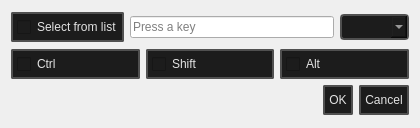
<?xml version="1.0" encoding="UTF-8"?>
<ui version="4.0">
 <class>Dialog</class>
 <widget class="QDialog" name="Dialog">
  <property name="geometry">
   <rect>
    <x>0</x>
    <y>0</y>
    <width>420</width>
    <height>128</height>
   </rect>
  </property>
  <property name="minimumSize">
   <size>
    <width>420</width>
    <height>128</height>
   </size>
  </property>
  <property name="maximumSize">
   <size>
    <width>420</width>
    <height>128</height>
   </size>
  </property>
  <property name="windowTitle">
   <string>Change keybinding</string>
  </property>
  <property name="windowIcon">
   <iconset resource="../resources.qrc">
    <normaloff>:/icons/keyboard.png</normaloff>:/icons/keyboard.png</iconset>
  </property>
  <layout class="QVBoxLayout" name="verticalLayout">
   <item>
    <widget class="QFrame" name="frame">
     <property name="maximumSize">
      <size>
       <width>16777215</width>
       <height>32</height>
      </size>
     </property>
     <property name="frameShape">
      <enum>QFrame::NoFrame</enum>
     </property>
     <property name="frameShadow">
      <enum>QFrame::Raised</enum>
     </property>
     <layout class="QHBoxLayout" name="horizontalLayout_2">
      <property name="leftMargin">
       <number>0</number>
      </property>
      <property name="topMargin">
       <number>0</number>
      </property>
      <property name="rightMargin">
       <number>0</number>
      </property>
      <property name="bottomMargin">
       <number>0</number>
      </property>
      <item>
       <widget class="QCheckBox" name="select_from_list">
        <property name="sizePolicy">
         <sizepolicy hsizetype="Fixed" vsizetype="Fixed">
          <horstretch>0</horstretch>
          <verstretch>0</verstretch>
         </sizepolicy>
        </property>
        <property name="styleSheet">
         <string notr="true">
    /* QPushButton default and hover styles */
    QCheckBox {

        font: 580 9pt &quot;Segoe UI&quot;;
	

        border: 2px solid black;
        border-radius: 2px;
        border-color: rgba(80, 80, 80, 255);
        height:22px;
        padding-top: 2px;
        padding-bottom:2px;
        padding-left: 4px;
        padding-right: 4px;
        color: #E3E3E3;
        background-color: #1C1C1C;
    }
    QCheckBox:hover {
        background-color: #414956;
        color: white;
    }
    QCheckBox:pressed {

    }</string>
        </property>
        <property name="text">
         <string>Select from list</string>
        </property>
       </widget>
      </item>
      <item>
       <widget class="QLineEdit" name="key_line">
        <property name="readOnly">
         <bool>true</bool>
        </property>
        <property name="placeholderText">
         <string>Press a key</string>
        </property>
       </widget>
      </item>
      <item>
       <widget class="QComboBox" name="list">
        <property name="styleSheet">
         <string notr="true">QMenu {
background-color: red;
 }

QMenu::item {
    padding: 5px 10px;
    font: 580 8pt &quot;Segoe UI&quot;;
    border: 2px solid black;
    border-radius: 4px;
    border-color: rgba(80, 80, 80, 255);
    color: #E3E3E3;
}
QMenu::item:selected {
    background-color: #414956;
    color: white;
}
QWidget {
    background-color: #151515;
    outline: none;
}

QWidget:item:checked {
    background-color: #151515;
    color: white;
}

QWidget:item:selected {
    background-color: #414956;
    color: white;
    border: 0px;
}



QMenu {
    background-color: #1d1d1f;
    color: #FFFFFF;
    border: 1px solid #555555;
    /* padding-top: 5px; */
    /* padding-bottom: 5px; */
    border: 2px solid black;
    border-radius: 4px;
    border-color: rgba(80, 80, 80, 255);
}

QMenu::item {
    font: 580 8pt &quot;Segoe UI&quot;;
    border-top: 2px solid black;
    border: 0px;
    border-radius: 4px;
    border-color: rgba(80, 80, 80, 255);
    padding-left: 12px;
    padding-right: 12px;
    color: #E3E3E3;
}

QMenu::item:selected {
    background-color: #666666;
    color: #FFFFFF;
}

QMenu::separator {
    height: 1px;
    background: #AAAAAA;
    margin: 5px 0;
}

QMenu::indicator {
    width: 13px;
    height: 13px;
}

QMenu::indicator:checked {
    image: url(:/images/checkmark.png);
}

QMenu::indicator:unchecked {
    image: url(:/images/empty.png);
}


QComboBox {
    font: 580 8pt &quot;Segoe UI&quot;;
    border: 2px solid black;
    border-radius: 4px;
    border-color: rgba(80, 80, 80, 255);
    height: 12px;
    padding-top: 5px;
    padding-bottom: 5px;
    color: #E3E3E3;
    background-color: #1C1C1C;
    padding-left: 5px;
}

QComboBox:hover {
    background-color: #414956;
    color: white;
}

QComboBox:pressed {
    background-color: #2E2F30;
    color: white;
}

QComboBox:item {
    font: 580 8pt &quot;Segoe UI&quot;;
    color: #E3E3E3;
    padding-left: 5px;
    background-color: #1C1C1C;
    border-style: none;
}

QComboBox::drop-down {
    color: #E3E3E3;
    padding: 2px;
    background: url(://icons/arrow_drop_down_16dp.svg) no-repeat center;
    border-bottom: 0px solid black;
    border-top: 0px solid black;
    border-right: 0px;
    border-left: 2px solid;
    margin-left: 5px;
    padding: 5px;
    width: 7px;
    border-color: rgba(80, 80, 80, 255);
    background-color: #1C1C1C;
}


QComboBox QAbstractItemView {
    border: 2px solid gray;
    border-color: rgba(80, 80, 80, 255);
    selection-background-color: #414956;
    background-color: #1C1C1C;
}


QComboBox QAbstractItemView::item {
    height: 16px; /* Set the height of each item */
    padding: 4px; /* Add padding to each item */
    padding-left: 5px;
    padding-right: 5px;
    color: #ff8a8a8a;
    border-style: none;
    border-bottom: 0.5px solid black;
    border-color: rgba(255, 255, 255, 10);
}


QComboBox QAbstractItemView::item:selected {
    height: 16px; /* Set the height of each item */
    padding: 4px; /* Add padding to each item */
    padding-left: 5px;
    padding-right: 5px;
    background-color: #414956;
    color: white;
    border: none; /* Remove border */
    outline: none; /* Remove outline */
}</string>
        </property>
       </widget>
      </item>
     </layout>
    </widget>
   </item>
   <item>
    <layout class="QHBoxLayout" name="horizontalLayout">
     <item>
      <widget class="QCheckBox" name="ctrl">
       <property name="styleSheet">
        <string notr="true">
    /* QPushButton default and hover styles */
    QCheckBox {

        font: 580 9pt &quot;Segoe UI&quot;;
	

        border: 2px solid black;
        border-radius: 2px;
        border-color: rgba(80, 80, 80, 255);
        height:22px;
        padding-top: 2px;
        padding-bottom:2px;
        padding-left: 4px;
        padding-right: 4px;
        color: #E3E3E3;
        background-color: #1C1C1C;
    }
    QCheckBox:hover {
        background-color: #414956;
        color: white;
    }
    QCheckBox:pressed {

    }</string>
       </property>
       <property name="text">
        <string>Ctrl</string>
       </property>
      </widget>
     </item>
     <item>
      <widget class="QCheckBox" name="shift">
       <property name="styleSheet">
        <string notr="true">
    /* QPushButton default and hover styles */
    QCheckBox {

        font: 580 9pt &quot;Segoe UI&quot;;
	

        border: 2px solid black;
        border-radius: 2px;
        border-color: rgba(80, 80, 80, 255);
        height:22px;
        padding-top: 2px;
        padding-bottom:2px;
        padding-left: 4px;
        padding-right: 4px;
        color: #E3E3E3;
        background-color: #1C1C1C;
    }
    QCheckBox:hover {
        background-color: #414956;
        color: white;
    }
    QCheckBox:pressed {

    }</string>
       </property>
       <property name="text">
        <string>Shift</string>
       </property>
      </widget>
     </item>
     <item>
      <widget class="QCheckBox" name="alt">
       <property name="styleSheet">
        <string notr="true">
    /* QPushButton default and hover styles */
    QCheckBox {

        font: 580 9pt &quot;Segoe UI&quot;;
	

        border: 2px solid black;
        border-radius: 2px;
        border-color: rgba(80, 80, 80, 255);
        height:22px;
        padding-top: 2px;
        padding-bottom:2px;
        padding-left: 4px;
        padding-right: 4px;
        color: #E3E3E3;
        background-color: #1C1C1C;
    }
    QCheckBox:hover {
        background-color: #414956;
        color: white;
    }
    QCheckBox:pressed {

    }</string>
       </property>
       <property name="text">
        <string>Alt</string>
       </property>
      </widget>
     </item>
    </layout>
   </item>
   <item>
    <widget class="QDialogButtonBox" name="buttonBox">
     <property name="styleSheet">
      <string notr="true">
    /* QPushButton default and hover styles */
    QPushButton {

        font: 580 9pt &quot;Segoe UI&quot;;
	

        border: 2px solid black;
        border-radius: 2px;
        border-color: rgba(80, 80, 80, 255);
        height:22px;
        padding-top: 2px;
        padding-bottom:2px;
        padding-left: 4px;
        padding-right: 4px;
        color: #E3E3E3;
        background-color: #1C1C1C;
    }
    QPushButton:hover {
        background-color: #414956;
        color: white;
    }
    QPushButton:pressed {
        background-color: red;
        background-color: #1C1C1C;
        margin: 1 px;
        margin-left: 2px;
        margin-right: 2px;

    }</string>
     </property>
     <property name="orientation">
      <enum>Qt::Horizontal</enum>
     </property>
     <property name="standardButtons">
      <set>QDialogButtonBox::Cancel|QDialogButtonBox::Ok</set>
     </property>
     <property name="centerButtons">
      <bool>false</bool>
     </property>
    </widget>
   </item>
  </layout>
 </widget>
 <resources>
  <include location="../resources.qrc"/>
 </resources>
 <connections>
  <connection>
   <sender>buttonBox</sender>
   <signal>accepted()</signal>
   <receiver>Dialog</receiver>
   <slot>accept()</slot>
   <hints>
    <hint type="sourcelabel">
     <x>248</x>
     <y>254</y>
    </hint>
    <hint type="destinationlabel">
     <x>157</x>
     <y>274</y>
    </hint>
   </hints>
  </connection>
  <connection>
   <sender>buttonBox</sender>
   <signal>rejected()</signal>
   <receiver>Dialog</receiver>
   <slot>reject()</slot>
   <hints>
    <hint type="sourcelabel">
     <x>316</x>
     <y>260</y>
    </hint>
    <hint type="destinationlabel">
     <x>286</x>
     <y>274</y>
    </hint>
   </hints>
  </connection>
 </connections>
</ui>
